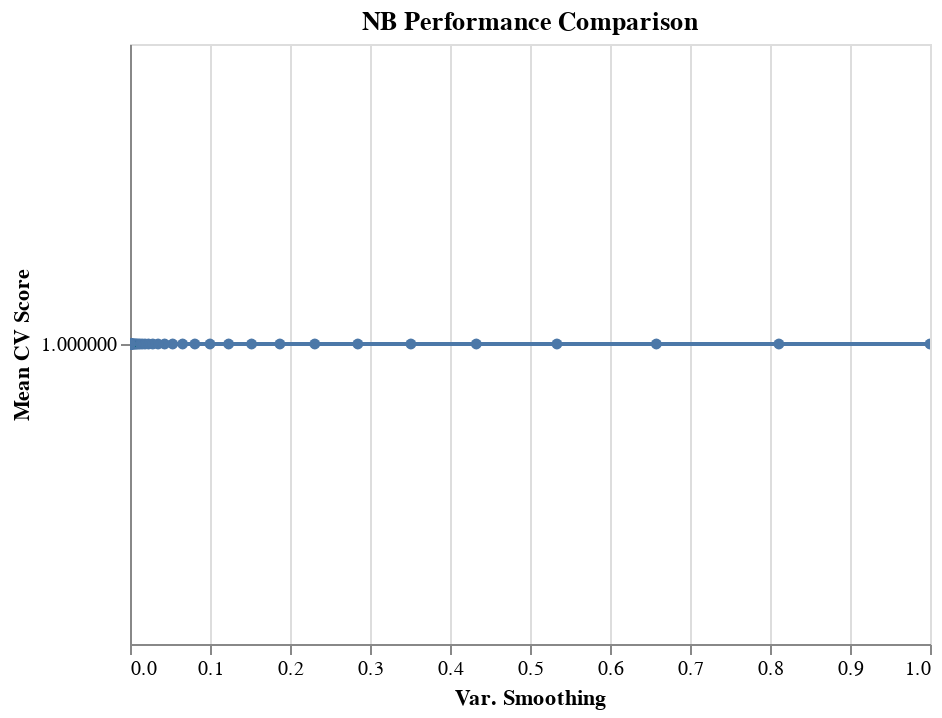

Notebook source saved alongside this figure:
### Code cell
import pandas as pd
import altair as alt

results_NB = pd.DataFrame(gs_NB.cv_results_['params'])
results_NB['test_score'] = gs_NB.cv_results_['mean_test_score']

alt.Chart(results_NB, 
          title='NB Performance Comparison'
         ).mark_line(point=True).encode(
    alt.X('var_smoothing', title='Var. Smoothing'),
    alt.Y('test_score', title='Mean CV Score', scale=alt.Scale(zero=False))
).interactive()

### Figure 1 — Vega-Lite specification as saved in the notebook (floating-point values rounded to 4 significant figures)
{"config": {"view": {"continuousWidth": 400, "continuousHeight": 300}}, "data": {"name": "data-a9e9d464624e0f86ca0a3eebd1a6ed60"}, "mark": {"type": "line", "point": true}, "encoding": {"x": {"type": "quantitative", "field": "var_smoothing", "title": "Var. Smoothing"}, "y": {"type": "quantitative", "field": "test_score", "scale": {"zero": false}, "title": "Mean CV Score"}}, "selection": {"selector001": {"type": "interval", "bind": "scales", "encodings": ["x", "y"]}}, "title": "NB Performance Comparison", "$schema": "https://vega.github.io/schema/vega-lite/v4.0.2.json", "datasets": {"data-a9e9d464624e0f86ca0a3eebd1a6ed60": [{"var_smoothing": 1.0, "test_score": 1.0}, {"var_smoothing": 0.8111, "test_score": 1.0}, {"var_smoothing": 0.6579, "test_score": 1.0}, {"var_smoothing": 0.5337, "test_score": 1.0}, {"var_smoothing": 0.4329, "test_score": 1.0}, {"var_smoothing": 0.3511, "test_score": 1.0}, {"var_smoothing": 0.2848, "test_score": 1.0}, {"var_smoothing": 0.231, "test_score": 1.0}, {"var_smoothing": 0.1874, "test_score": 1.0}, {"var_smoothing": 0.152, "test_score": 1.0}, {"var_smoothing": 0.1233, "test_score": 1.0}, {"var_smoothing": 0.1, "test_score": 1.0}, {"var_smoothing": 0.08111, "test_score": 1.0}, {"var_smoothing": 0.06579, "test_score": 1.0}, {"var_smoothing": 0.05337, "test_score": 1.0}, {"var_smoothing": 0.04329, "test_score": 1.0}, {"var_smoothing": 0.03511, "test_score": 1.0}, {"var_smoothing": 0.02848, "test_score": 1.0}, {"var_smoothing": 0.0231, "test_score": 1.0}, {"var_smoothing": 0.01874, "test_score": 1.0}, {"var_smoothing": 0.0152, "test_score": 1.0}, {"var_smoothing": 0.01233, "test_score": 1.0}, {"var_smoothing": 0.01, "test_score": 1.0}, {"var_smoothing": 0.008111, "test_score": 1.0}, {"var_smoothing": 0.006579, "test_score": 1.0}, {"var_smoothing": 0.005337, "test_score": 1.0}, {"var_smoothing": 0.004329, "test_score": 1.0}, {"var_smoothing": 0.003511, "test_score": 1.0}, {"var_smoothing": 0.002848, "test_score": 1.0}, {"var_smoothing": 0.00231, "test_score": 1.0}, {"var_smoothing": 0.001874, "test_score": 1.0}, {"var_smoothing": 0.00152, "test_score": 1.0}, {"var_smoothing": 0.001233, "test_score": 1.0}, {"var_smoothing": 0.001, "test_score": 1.0}, {"var_smoothing": 0.0008111, "test_score": 1.0}, {"var_smoothing": 0.0006579, "test_score": 1.0}, {"var_smoothing": 0.0005337, "test_score": 1.0}, {"var_smoothing": 0.0004329, "test_score": 1.0}, {"var_smoothing": 0.0003511, "test_score": 1.0}, {"var_smoothing": 0.0002848, "test_score": 1.0}, {"var_smoothing": 0.000231, "test_score": 1.0}, {"var_smoothing": 0.0001874, "test_score": 1.0}, {"var_smoothing": 0.000152, "test_score": 1.0}, {"var_smoothing": 0.0001233, "test_score": 1.0}, {"var_smoothing": 0.0001, "test_score": 1.0}, {"var_smoothing": 8.111e-05, "test_score": 1.0}, {"var_smoothing": 6.579e-05, "test_score": 1.0}, {"var_smoothing": 5.337e-05, "test_score": 1.0}, {"var_smoothing": 4.329e-05, "test_score": 1.0}, {"var_smoothing": 3.511e-05, "test_score": 1.0}, {"var_smoothing": 2.848e-05, "test_score": 1.0}, {"var_smoothing": 2.31e-05, "test_score": 1.0}, {"var_smoothing": 1.874e-05, "test_score": 1.0}, {"var_smoothing": 1.52e-05, "test_score": 1.0}, {"var_smoothing": 1.233e-05, "test_score": 1.0}, {"var_smoothing": 1e-05, "test_score": 1.0}, {"var_smoothing": 8.111e-06, "test_score": 1.0}, {"var_smoothing": 6.579e-06, "test_score": 1.0}, {"var_smoothing": 5.337e-06, "test_score": 1.0}, {"var_smoothing": 4.329e-06, "test_score": 1.0}, {"var_smoothing": 3.511e-06, "test_score": 1.0}, {"var_smoothing": 2.848e-06, "test_score": 1.0}, {"var_smoothing": 2.31e-06, "test_score": 1.0}, {"var_smoothing": 1.874e-06, "test_score": 1.0}, {"var_smoothing": 1.52e-06, "test_score": 1.0}, {"var_smoothing": 1.233e-06, "test_score": 1.0}, {"var_smoothing": 1e-06, "test_score": 1.0}, {"var_smoothing": 8.111e-07, "test_score": 1.0}, {"var_smoothing": 6.579e-07, "test_score": 1.0}, {"var_smoothing": 5.337e-07, "test_score": 1.0}, {"var_smoothing": 4.329e-07, "test_score": 1.0}, {"var_smoothing": 3.511e-07, "test_score": 1.0}, {"var_smoothing": 2.848e-07, "test_score": 1.0}, {"var_smoothing": 2.31e-07, "test_score": 1.0}, {"var_smoothing": 1.874e-07, "test_score": 1.0}, {"var_smoothing": 1.52e-07, "test_score": 1.0}, {"var_smoothing": 1.233e-07, "test_score": 1.0}, {"var_smoothing": 1e-07, "test_score": 1.0}, {"var_smoothing": 8.111e-08, "test_score": 1.0}, {"var_smoothing": 6.579e-08, "test_score": 1.0}, {"var_smoothing": 5.337e-08, "test_score": 1.0}, {"var_smoothing": 4.329e-08, "test_score": 1.0}, {"var_smoothing": 3.511e-08, "test_score": 1.0}, {"var_smoothing": 2.848e-08, "test_score": 1.0}, {"var_smoothing": 2.31e-08, "test_score": 1.0}, {"var_smoothing": 1.874e-08, "test_score": 1.0}, {"var_smoothing": 1.52e-08, "test_score": 1.0}, {"var_smoothing": 1.233e-08, "test_score": 1.0}, {"var_smoothing": 1e-08, "test_score": 1.0}, {"var_smoothing": 8.111e-09, "test_score": 1.0}, {"var_smoothing": 6.579e-09, "test_score": 1.0}, {"var_smoothing": 5.337e-09, "test_score": 1.0}, {"var_smoothing": 4.329e-09, "test_score": 1.0}, {"var_smoothing": 3.511e-09, "test_score": 1.0}, {"var_smoothing": 2.848e-09, "test_score": 1.0}, {"var_smoothing": 2.31e-09, "test_score": 1.0}, {"var_smoothing": 1.874e-09, "test_score": 1.0}, {"var_smoothing": 1.52e-09, "test_score": 1.0}, {"var_smoothing": 1.233e-09, "test_score": 1.0}, {"var_smoothing": 1e-09, "test_score": 1.0}]}}
